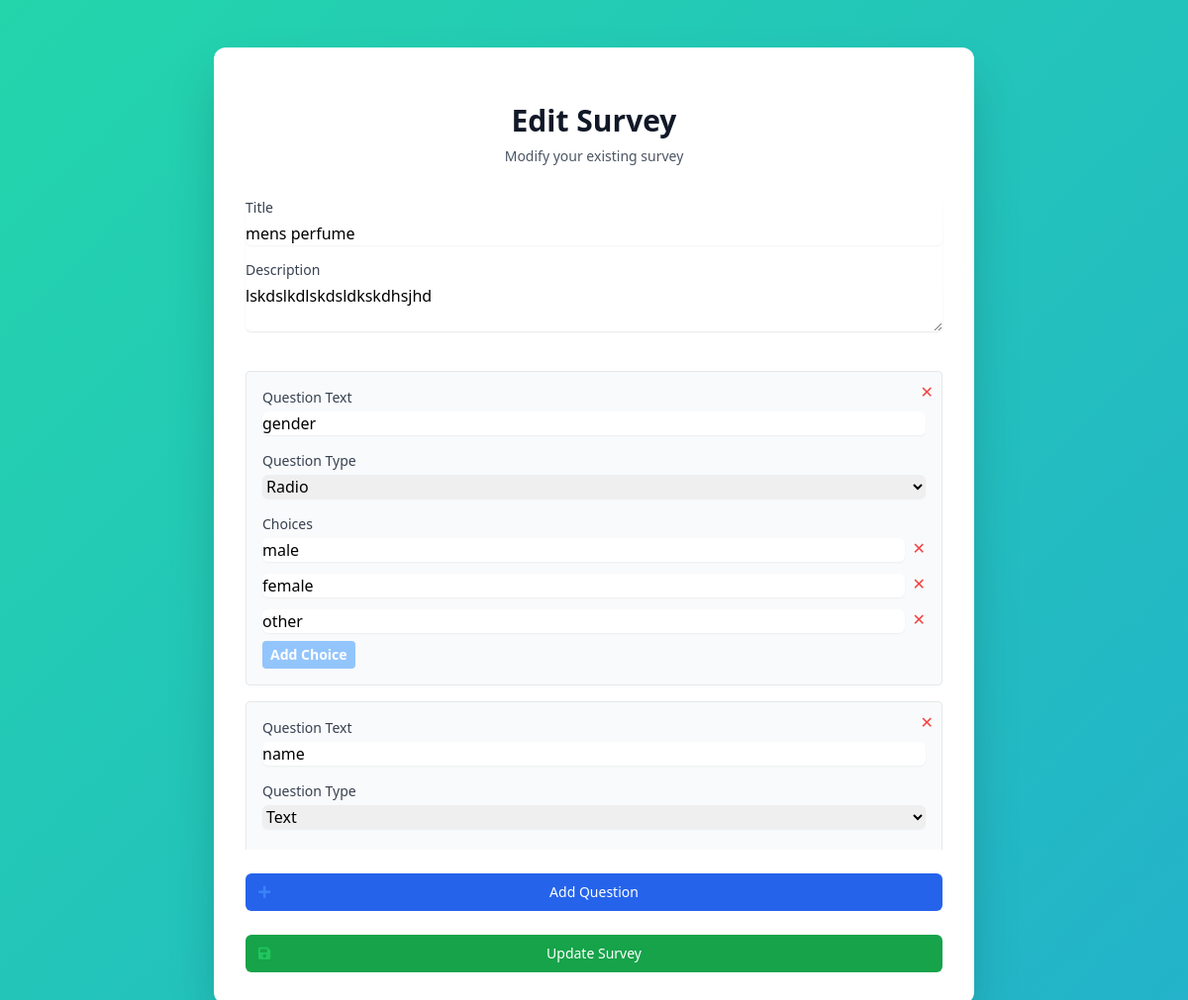
Screenshot of /survey/survey/3/edit/ (signed in) with the database file from the repository.
### surveys/models.py (models this page shows, shortened)
class Survey(models.Model):
    title = models.CharField(max_length=200)
    description = models.TextField(blank=True, null=True)
    user = models.ForeignKey(
        settings.AUTH_USER_MODEL,
        on_delete=models.CASCADE,
        related_name='surveys',
        null=True  # Allow existing surveys to remain
    )
    created_at = models.DateTimeField(auto_now_add=True)
    updated_at = models.DateTimeField(auto_now=True)
    unique_link = models.CharField(max_length=16, unique=True, blank=True)
    external_link = models.CharField(max_length=16, unique=True, blank=True, null=True)
    max_external_responses = models.PositiveIntegerField(null=True, blank=True)
    external_response_count = models.PositiveIntegerField(default=0)
    is_active = models.BooleanField(default=True)  # New field to track survey activation status
    expiry_datetime = models.DateTimeField(null=True, blank=True)
    is_expired = models.BooleanField(default=False)
    points = models.IntegerField(default=0)

class Question(models.Model):
    QUESTION_TYPES = [
        ('text', 'Text'),
        ('multiple_choice', 'Multiple Choice'),
        ('checkbox', 'Checkbox'),
        ('radio', 'Radio'),
    ]
    survey = models.ForeignKey(Survey, related_name='questions', on_delete=models.CASCADE)
    text = models.TextField()
    question_type = models.CharField(max_length=20, choices=QUESTION_TYPES)

class Choice(models.Model):
    question = models.ForeignKey(Question, related_name='choices', on_delete=models.CASCADE)
    text = models.CharField(max_length=200)
    is_eligibility_flag = models.BooleanField(default=False)  # New field to mark eligibility

### surveys/views.py (the view, shortened to what this page needs)
# urls.py: path('survey/<int:survey_id>/edit/', EditSurveyView.as_view(), name='edit_survey'),
class EditSurveyView(LoginRequiredMixin, View):
    def get(self, request, survey_id):
        survey = get_object_or_404(Survey, id=survey_id, user=request.user)
        return render(request, 'surveys/edit_survey.html', {'survey': survey})

### templates/surveys/edit_survey.html (shortened to what this page needs)
<!DOCTYPE html>
<html lang="en">
<head>
    <script src="https://cdn.tailwindcss.com"></script>
    <link rel="stylesheet" href="https://cdnjs.cloudflare.com/ajax/libs/font-awesome/5.15.4/css/all.min.css">
</head>
<body class="animated-bg min-h-screen bg-gray-100 flex items-center justify-center py-12 px-4 sm:px-6 lg:px-8">
    <div class="max-w-3xl w-full space-y-8 bg-white shadow-2xl rounded-xl p-8">
        <div class="text-center">
            <h2 class="mt-6 text-3xl font-extrabold text-gray-900">Edit Survey</h2>
            <p class="mt-2 text-sm text-gray-600">Modify your existing survey</p>
        </div>
        <form id="surveyForm" method="post" action="{% url 'surveys:edit_survey' survey.id %}" class="space-y-6">
            <div class="rounded-md shadow-sm -space-y-px">
                <div class="mb-4">
                    <label class="block text-sm font-medium text-gray-700">Title</label>
                    <input type="text" name="title" value="{{ survey.title }}" required
                        class="mt-1 block w-full rounded-md border-gray-300 shadow-sm">
                </div>
                <div class="mb-4">
                    <label class="block text-sm font-medium text-gray-700">Description</label>
                    <textarea name="description"
                        class="mt-1 block w-full rounded-md border-gray-300 shadow-sm">{{ survey.description }}</textarea>
                </div>
            </div>
            <div id="questionsContainer" class="space-y-4 max-h-[500px] overflow-y-auto">
                {% for question in survey.questions.all %}
                <div class="border p-4 rounded mt-4 bg-gray-50 relative question-block">
                    <button type="button" onclick="removeQuestion(this)"
                        class="absolute top-2 right-2 text-red-500 hover:text-red-700">
                        ✕
                    </button>
                    <div class="mb-4">
                        <label class="block text-sm font-medium text-gray-700">Question Text</label>
                        <input type="text" name="question_text" value="{{ question.text }}" required
                            class="mt-1 block w-full rounded-md border-gray-300 shadow-sm">
                    </div>
                    <div class="mb-4">
                        <label class="block text-sm font-medium text-gray-700">Question Type</label>
                        <select name="question_type" onchange="toggleChoices(this)"
                            class="mt-1 block w-full rounded-md border-gray-300 shadow-sm">
                            <option value="text" {% if question.question_type == 'text' %}selected{% endif %}>Text</option>
                            <option value="radio" {% if question.question_type == 'radio' %}selected{% endif %}>Radio</option>
                        </select>
                    </div>
                    <div id="choices_container" class="choices-container {% if question.question_type in 'text' %}hidden{% endif %}">
                        <label class="block text-sm font-medium text-gray-700">Choices</label>
                        <div class="choicesList space-y-2 mb-2">
                            {% for choice in question.choices.all %}
                            <div class="flex items-center choice-item">
                                <input type="text"
                                    name="choices_{{ forloop.parentloop.counter0 }}[]"
                                    value="{{ choice.text }}"
                                    class="mt-1 block w-full rounded-md border-gray-300 shadow-sm mr-2"
                                    placeholder="Enter choice">
                                <button type="button" onclick="removeChoice(this)"
                                    class="text-red-500 hover:text-red-700">
                                    ✕
                                </button>
                            </div>
                            {% endfor %}
                        </div>
                        <button type="button" onclick="addChoice(this)"
                            class="bg-blue-300 hover:bg-blue-400 text-white font-bold py-1 px-2 rounded text-sm add-choice-btn">
                            Add Choice
                        </button>
                    </div>
                </div>
                {% endfor %}
            </div>
            <button type="button" onclick="addQuestion()"
                class="group relative w-full flex justify-center py-2 px-4 border border-transparent text-sm font-medium rounded-md text-white bg-blue-600 hover:bg-blue-700 focus:outline-none focus:ring-2 focus:ring-offset-2 focus:ring-blue-500 transition transform hover:scale-105 mt-4">
                <span class="absolute left-0 inset-y-0 flex items-center pl-3">
                    <i class="fas fa-plus text-blue-500 group-hover:text-blue-400"></i>
                </span>
                Add Question
            </button>
            <button type="submit"
                class="group relative w-full flex justify-center py-2 px-4 border border-transparent text-sm font-medium rounded-md text-white bg-green-600 hover:bg-green-700 focus:outline-none focus:ring-2 focus:ring-offset-2 focus:ring-green-500 transition transform hover:scale-105 mt-4">
                <span class="absolute left-0 inset-y-0 flex items-center pl-3">
                    <i class="fas fa-save text-green-500 group-hover:text-green-400"></i>
                </span>
                Update Survey
            </button>
        </form>
    </div>
</body>
</html>

### templates/surveys/edit_survey.html (style rules this page uses)
.animated-bg { background: linear-gradient(-45deg, #ee7752, #e73c7e, #23a6d5, #23d5ab); background-size: 400% 400%; animation: gradient 15s ease infinite; }

### rows the page displays
Survey: title "mens perfume", description "lskdslkdlskdsldkskdhsjhd"
Question: question_text "gender", question_type "Radio"
Choice: text "male"
Choice: text "female"
Choice: text "other"
Question: question_text "name", question_type "Text"
